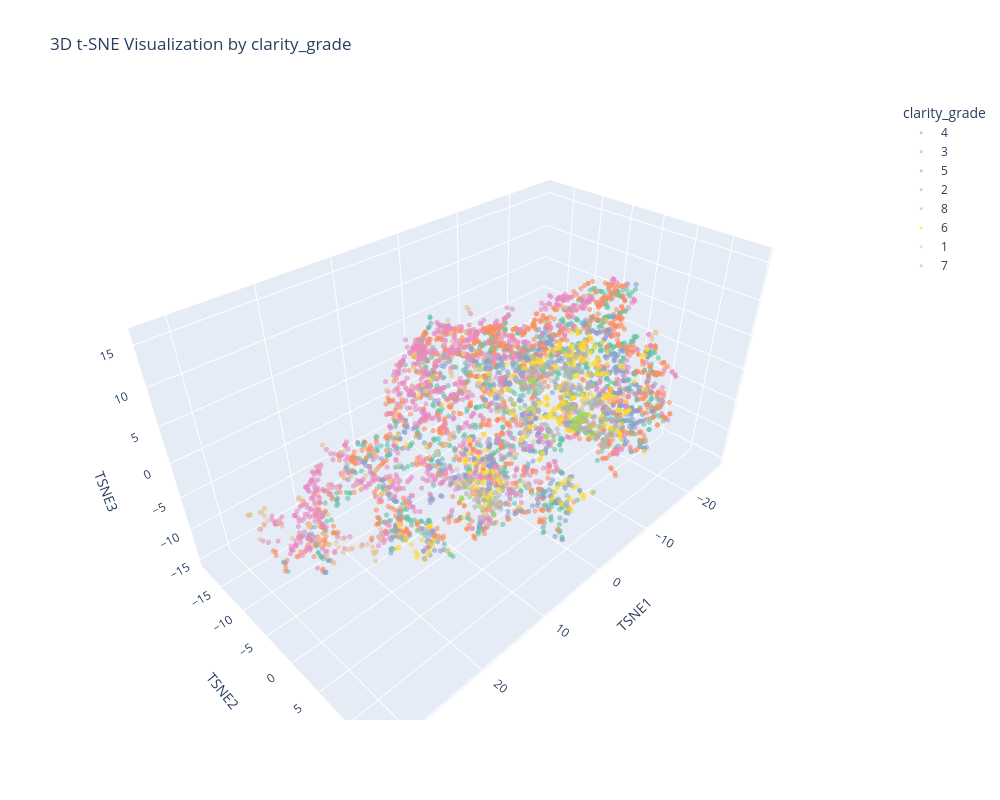
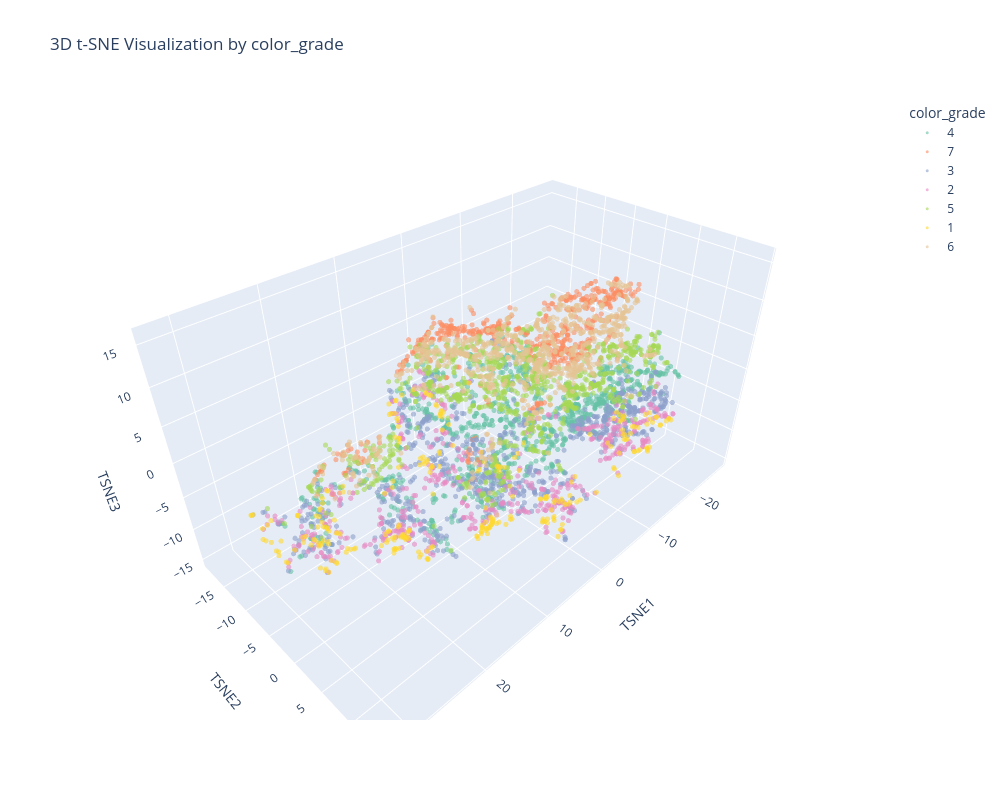

The code cell stored with these charts, in order, in its notebook:
### Markdown cell above
**Graph explanation.** The 3D t-SNE embedding is fitted separately from the 2D embedding. Price is an overlay. Rotation helps inspect local neighborhoods, but the extra axis does not establish distinct diamond classes.

### Code cell
for col in ['clarity_grade', 'color_grade']:

    fig = px.scatter_3d(
        df_tsne_3d,
        x='TSNE1',
        y='TSNE2',
        z='TSNE3',
        color=df_tsne_3d[col].astype(str),
        color_discrete_sequence=px.colors.qualitative.Set2,
        opacity=0.6,
        title=f'3D t-SNE Visualization by {col}',
        labels={'color': col}
    )

    fig.update_traces(marker=dict(size=3))
    fig.update_layout(width=1000, height=800)

    fig.show()

### Figure 1 — Plotly figure (JSON) as saved in the notebook; plotly's stock layout.template omitted (floating-point values rounded to 4 significant figures; data arrays with more than 128 entries replaced by an {"elided": "..."} marker saying what was removed)
{"data": [{"hovertemplate": "clarity_grade=4<br>TSNE1=%{x}<br>TSNE2=%{y}<br>TSNE3=%{z}<extra></extra>", "legendgroup": "4", "marker": {"color": "rgb(102,194,165)", "opacity": 0.6, "size": 3, "symbol": "circle"}, "mode": "markers", "name": "4", "scene": "scene", "showlegend": true, "type": "scatter3d", "x": {"elided": "1035 float values"}, "y": {"elided": "1035 float values"}, "z": {"elided": "1035 float values"}}, {"hovertemplate": "clarity_grade=3<br>TSNE1=%{x}<br>TSNE2=%{y}<br>TSNE3=%{z}<extra></extra>", "legendgroup": "3", "marker": {"color": "rgb(252,141,98)", "opacity": 0.6, "size": 3, "symbol": "circle"}, "mode": "markers", "name": "3", "scene": "scene", "showlegend": true, "type": "scatter3d", "x": {"elided": "1256 float values"}, "y": {"elided": "1256 float values"}, "z": {"elided": "1256 float values"}}, {"hovertemplate": "clarity_grade=5<br>TSNE1=%{x}<br>TSNE2=%{y}<br>TSNE3=%{z}<extra></extra>", "legendgroup": "5", "marker": {"color": "rgb(141,160,203)", "opacity": 0.6, "size": 3, "symbol": "circle"}, "mode": "markers", "name": "5", "scene": "scene", "showlegend": true, "type": "scatter3d", "x": {"elided": "676 float values"}, "y": {"elided": "676 float values"}, "z": {"elided": "676 float values"}}, {"hovertemplate": "clarity_grade=2<br>TSNE1=%{x}<br>TSNE2=%{y}<br>TSNE3=%{z}<extra></extra>", "legendgroup": "2", "marker": {"color": "rgb(231,138,195)", "opacity": 0.6, "size": 3, "symbol": "circle"}, "mode": "markers", "name": "2", "scene": "scene", "showlegend": true, "type": "scatter3d", "x": {"elided": "997 float values"}, "y": {"elided": "997 float values"}, "z": {"elided": "997 float values"}}, {"hovertemplate": "clarity_grade=8<br>TSNE1=%{x}<br>TSNE2=%{y}<br>TSNE3=%{z}<extra></extra>", "legendgroup": "8", "marker": {"color": "rgb(166,216,84)", "opacity": 0.6, "size": 3, "symbol": "circle"}, "mode": "markers", "name": "8", "scene": "scene", "showlegend": true, "type": "scatter3d", "x": [-17.68, 3.487, -22.86, 2.353, -15.87, -17.71, -18.62, -18.81, -7.937, -19.02, -18.7, 2.041, -21.45, -7.891, -15.68, 2.784, 2.771, -14.56, 5.0, -6.433, -19.4, -1.075, -19.54, -19.23, -7.862, -19.47, -19.12, -21.47, -8.013, -15.87, -1.335, 2.184, -23.55, -21.42, -17.06, -17.6, -7.676, -19.08, 3.66, -20.37, -19.04, 3.591, -18.57, -15.89, -22.52, 1.512, 4.914, 4.823, -18.2, -19.16, -19.35, -22.43, -18.92, -19.15, -19.84, -20.9, 4.139, -19.7, -14.27, -19.68, -15.15, -18.61, 3.275, -19.97, 2.351, 14.27, -19.24, -22.74, -19.9, -19.77, -19.1, -7.641, -8.047, -7.568, -18.43, -16.32, -22.85, 2.737, -15.82, 5.198, -8.223, -7.954, 2.609, -16.43, -17.69, -7.645, -17.9, -22.73, -13.43, -20.53, -18.57, -19.17, -19.23, -19.4, -19.07, -14.36, -22.27, -19.42, -14.58, 5.305, -16.87, -18.78, 4.376, 3.184, -19.2, -16.61, -13.68, 3.464, -14.25], "y": [-0.5704, 0.6531, -2.061, -1.462, -2.603, -5.629, -2.159, -5.802, -0.6026, -4.116, -3.116, -1.663, 0.218, -3.908, -1.923, -1.716, -1.695, -9.148, -3.74, -2.933, 0.9703, -2.637, -5.53, -3.897, -4.367, -3.537, -3.294, -0.8646, -1.012, -2.603, -1.827, -4.657, -6.086, -0.8816, -2.557, -0.2963, -7.105, -3.089, -0.2388, -3.349, -3.691, -4.511, -6.058, -1.917, -8.506, -1.358, -0.522, -3.989, -4.077, -2.948, -1.344, -10.28, -4.195, -6.988, -3.406, -1.105, -5.562, -4.246, -9.481, 0.5097, 0.6869, -6.091, -0.2108, -0.9613, -1.451, -1.676, -5.5, -1.738, -5.512, 0.4614, -3.668, -6.484, -0.9061, -6.415, -2.203, -2.664, -2.077, -5.033, -2.665, -3.757, 0.3331, -3.764, -2.63, -2.589, 0.007277, -5.324, -0.801, -1.715, -10.2, -3.248, -6.059, -0.8746, -3.821, -2.778, -4.059, -8.66, -8.811, -3.734, -9.062, 0.3897, -2.675, -5.832, -2.91, -1.488, -3.893, -3.874, -9.989, -4.293, -9.388], "z": [-11.94, -14.33, -14.17, -13.76, -11.94, -11.67, -12.08, -11.35, -8.289, -12.98, -14.37, -13.76, -13.95, -5.596, -11.95, -13.53, -13.55, -6.194, -13.4, -8.839, -15.03, -13.45, -12.15, -12.8, -6.033, -11.94, -11.87, -13.83, -8.848, -11.94, -13.86, -12.38, -7.926, -13.85, -12.4, -13.63, -5.65, -14.39, -13.15, -12.64, -13.76, -12.64, -10.81, -12.12, -6.552, -13.95, -12.73, -13.48, -12.82, -14.54, -14.52, -5.214, -13.03, -10.45, -12.27, -13.88, -12.67, -13.24, -6.544, -14.96, -11.3, -10.78, -13.36, -14.46, -13.73, -11.3, -11.95, -13.63, -12.22, -14.82, -13.69, -5.938, -8.833, -5.971, -11.92, -12.15, -14.2, -12.6, -11.95, -13.53, -8.715, -5.366, -13.51, -12.13, -11.55, -6.065, -12.19, -13.57, -7.011, -12.6, -10.82, -14.95, -13.2, -14.73, -13.06, -7.721, -6.355, -12.74, -6.797, -12.67, -12.44, -11.07, -12.96, -13.29, -13.14, -11.84, -7.079, -12.75, -6.564]}, {"hovertemplate": "clarity_grade=6<br>TSNE1=%{x}<br>TSNE2=%{y}<br>TSNE3=%{z}<extra></extra>", "legendgroup": "6", "marker": {"color": "rgb(255,217,47)", "opacity": 0.6, "size": 3, "symbol": "circle"}, "mode": "markers", "name": "6", "scene": "scene", "showlegend": true, "type": "scatter3d", "x": {"elided": "373 float values"}, "y": {"elided": "373 float values"}, "z": {"elided": "373 float values"}}, {"hovertemplate": "clarity_grade=1<br>TSNE1=%{x}<br>TSNE2=%{y}<br>TSNE3=%{z}<extra></extra>", "legendgroup": "1", "marker": {"color": "rgb(229,196,148)", "opacity": 0.6, "size": 3, "symbol": "circle"}, "mode": "markers", "name": "1", "scene": "scene", "showlegend": true, "type": "scatter3d", "x": {"elided": "177 float values"}, "y": {"elided": "177 float values"}, "z": {"elided": "177 float values"}}, {"hovertemplate": "clarity_grade=7<br>TSNE1=%{x}<br>TSNE2=%{y}<br>TSNE3=%{z}<extra></extra>", "legendgroup": "7", "marker": {"color": "rgb(179,179,179)", "opacity": 0.6, "size": 3, "symbol": "circle"}, "mode": "markers", "name": "7", "scene": "scene", "showlegend": true, "type": "scatter3d", "x": {"elided": "266 float values"}, "y": {"elided": "266 float values"}, "z": {"elided": "266 float values"}}], "layout": {"height": 800, "legend": {"title": {"text": "clarity_grade"}, "tracegroupgap": 0}, "scene": {"domain": {"x": [0.0, 1.0], "y": [0.0, 1.0]}, "xaxis": {"title": {"text": "TSNE1"}}, "yaxis": {"title": {"text": "TSNE2"}}, "zaxis": {"title": {"text": "TSNE3"}}}, "title": {"text": "3D t-SNE Visualization by clarity_grade"}, "width": 1000}}

### Figure 2 — Plotly figure (JSON) as saved in the notebook; plotly's stock layout.template omitted (floating-point values rounded to 4 significant figures; data arrays with more than 128 entries replaced by an {"elided": "..."} marker saying what was removed)
{"data": [{"hovertemplate": "color_grade=4<br>TSNE1=%{x}<br>TSNE2=%{y}<br>TSNE3=%{z}<extra></extra>", "legendgroup": "4", "marker": {"color": "rgb(102,194,165)", "opacity": 0.6, "size": 3, "symbol": "circle"}, "mode": "markers", "name": "4", "scene": "scene", "showlegend": true, "type": "scatter3d", "x": {"elided": "954 float values"}, "y": {"elided": "954 float values"}, "z": {"elided": "954 float values"}}, {"hovertemplate": "color_grade=7<br>TSNE1=%{x}<br>TSNE2=%{y}<br>TSNE3=%{z}<extra></extra>", "legendgroup": "7", "marker": {"color": "rgb(252,141,98)", "opacity": 0.6, "size": 3, "symbol": "circle"}, "mode": "markers", "name": "7", "scene": "scene", "showlegend": true, "type": "scatter3d", "x": {"elided": "593 float values"}, "y": {"elided": "593 float values"}, "z": {"elided": "593 float values"}}, {"hovertemplate": "color_grade=3<br>TSNE1=%{x}<br>TSNE2=%{y}<br>TSNE3=%{z}<extra></extra>", "legendgroup": "3", "marker": {"color": "rgb(141,160,203)", "opacity": 0.6, "size": 3, "symbol": "circle"}, "mode": "markers", "name": "3", "scene": "scene", "showlegend": true, "type": "scatter3d", "x": {"elided": "801 float values"}, "y": {"elided": "801 float values"}, "z": {"elided": "801 float values"}}, {"hovertemplate": "color_grade=2<br>TSNE1=%{x}<br>TSNE2=%{y}<br>TSNE3=%{z}<extra></extra>", "legendgroup": "2", "marker": {"color": "rgb(231,138,195)", "opacity": 0.6, "size": 3, "symbol": "circle"}, "mode": "markers", "name": "2", "scene": "scene", "showlegend": true, "type": "scatter3d", "x": {"elided": "526 float values"}, "y": {"elided": "526 float values"}, "z": {"elided": "526 float values"}}, {"hovertemplate": "color_grade=5<br>TSNE1=%{x}<br>TSNE2=%{y}<br>TSNE3=%{z}<extra></extra>", "legendgroup": "5", "marker": {"color": "rgb(166,216,84)", "opacity": 0.6, "size": 3, "symbol": "circle"}, "mode": "markers", "name": "5", "scene": "scene", "showlegend": true, "type": "scatter3d", "x": {"elided": "925 float values"}, "y": {"elided": "925 float values"}, "z": {"elided": "925 float values"}}, {"hovertemplate": "color_grade=1<br>TSNE1=%{x}<br>TSNE2=%{y}<br>TSNE3=%{z}<extra></extra>", "legendgroup": "1", "marker": {"color": "rgb(255,217,47)", "opacity": 0.6, "size": 3, "symbol": "circle"}, "mode": "markers", "name": "1", "scene": "scene", "showlegend": true, "type": "scatter3d", "x": {"elided": "288 float values"}, "y": {"elided": "288 float values"}, "z": {"elided": "288 float values"}}, {"hovertemplate": "color_grade=6<br>TSNE1=%{x}<br>TSNE2=%{y}<br>TSNE3=%{z}<extra></extra>", "legendgroup": "6", "marker": {"color": "rgb(229,196,148)", "opacity": 0.6, "size": 3, "symbol": "circle"}, "mode": "markers", "name": "6", "scene": "scene", "showlegend": true, "type": "scatter3d", "x": {"elided": "802 float values"}, "y": {"elided": "802 float values"}, "z": {"elided": "802 float values"}}], "layout": {"height": 800, "legend": {"title": {"text": "color_grade"}, "tracegroupgap": 0}, "scene": {"domain": {"x": [0.0, 1.0], "y": [0.0, 1.0]}, "xaxis": {"title": {"text": "TSNE1"}}, "yaxis": {"title": {"text": "TSNE2"}}, "zaxis": {"title": {"text": "TSNE3"}}}, "title": {"text": "3D t-SNE Visualization by color_grade"}, "width": 1000}}
